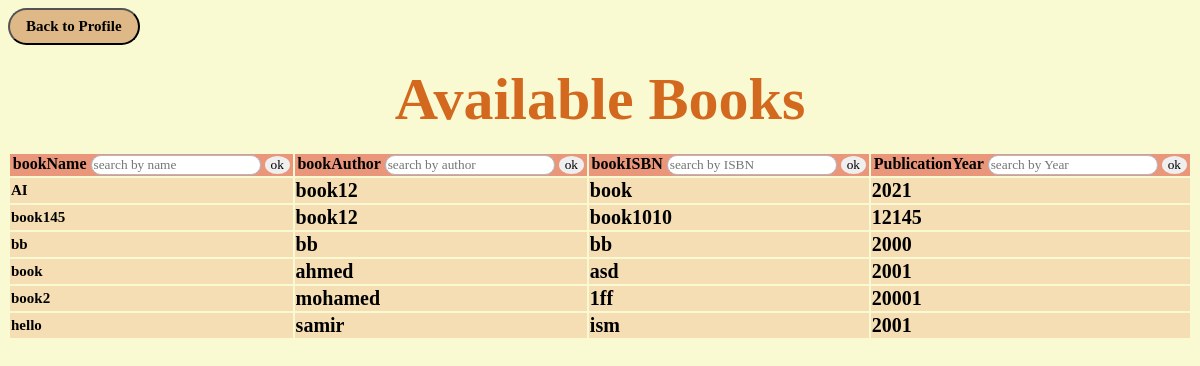
Page /Books/ (signed in) on the committed database.
### pages/models.py (models this page shows, shortened)
class addbook(models.Model):
    bookname=models.CharField(max_length=50, null= True, blank=True)
    bookauthor=models.CharField(max_length=50, null= True, blank=True)
    ISBN=models.CharField(max_length=50, null= True, blank=True)
    Year=models.IntegerField(null=True, blank=True)
    slug = models.SlugField(null=True, blank=True)
    available = models.BooleanField(null=True, blank=True)
    borrowing_period = models.IntegerField(null=True, blank=True)
    borrower = models.CharField(max_length=50, null= True, blank=True)

### pages/views.py (the view)
# urls.py: path('Books/', views.books, name='Books'),
@req_Login(login_url='login')
def books(request):
    profile = Profile.objects.get(user = request.user)
    search=addbook.objects.all()
    bookname =None
    bookauthor= None
    ISBN = None
    Year= None
    if 'name' in request.GET:
        bookname= request.GET['name']
        if bookname:
            search= search.filter(bookname__icontains=bookname)
    elif 'author' in request.GET:
        bookauthor= request.GET['author']
        if bookauthor:
            search= search.filter(bookauthor__icontains=bookauthor)
    elif 'isbn' in request.GET:
        ISBN= request.GET['isbn']
        if ISBN:
            search=search.filter(ISBN__icontains=ISBN)
    elif 'publicationyear' in request.GET:
        Year=request.GET['publicationyear']
        if Year:
            search=search.filter(Year__icontains=Year)
    context = {
        'books' :search,
        'profile':profile
    }
    return render(request, 'pages/Books.html',context)

### templates/pages/Books.html (shortened to what this page needs)
{% load static %}
{% block books %}
<html>
<head>
    <link rel="stylesheet" href="{% static 'css/Books.css'%}">
</head>
<body>
    <button class="backButton">
        {% if profile.type == "Student"%}
        <a href="{% url 'student'%}">Back to Profile</a>
        {% endif %}
    </button>
    <br>
    <header class="header">Available Books</header>
    <br>
    <table calss ="table">
    <tr class="tableHeader">
        <form action="{%url 'Books'%}" method="GET">
        <th>bookName
            <input type="text" placeholder="search by name" name="name">
            <button class="okButton" type="submit" onsubmit="">ok</button>
        </form>
        <form action="{%url 'Books'%}" method="GET">
        <th>bookAuthor
            <input type="text" placeholder="search by author" name="author">
            <button class="okButton" type="submit" onsubmit="">ok</button>
        </th>
        </form>
        <form action="{%url 'Books'%}" method="GET">
        <th>bookISBN
            <input type="text" placeholder="search by ISBN" name="isbn">
            <button class="okButton" type="submit" onsubmit="">ok</button>
        </th>
        </form>
        <form action="{%url 'Books'%}" method="GET">
        <th>
            PublicationYear
            <input type="text" placeholder="search by Year" name="publicationyear">
            <button class="okButton" type="submit" onsubmit="">ok</button>
        </th>
    </form>
    </tr>
     {%for book in books%}
     {% if book.available == True %}
    <tr>
        <td name="bookname"><a href="{% url 'operations' book.slug %}">{{book.bookname}}</a></td>
        <td name="bookauthor">{{book.bookauthor}}</td>
        <td name="ISBN">{{book.ISBN}}</td>
        <td name="Year">{{book.Year}}</td>
    </tr>
    {% endif %}
    {% endfor %}
    </table>
</body>
</html>
{% endblock books%}

### static/css/Books.css (style rules this page uses)
* { font-family: 'segoe ui light'; }
body { background-color:lightgoldenrodyellow; }
.header { text-align: center; color: chocolate; font-size: 60px; padding-top: 20px; font-weight: bold; }
table { width: 100%; }
th { background-color: darksalmon; }
tr { background-color:wheat; width: max-content; }
td { font-size: 20px; font-weight: bold; }
input { border: 1px solid #abc; border-radius: 10px; box-sizing: border-box; }
.okButton { border-radius: 50%; border: none; color:black; text-align: center; text-decoration: none; display: inline-block; }
.backButton { background-color:burlywood; color: white; border-radius: 25px; display: inline-block; padding: 8px 16px; }
a { color: black; text-decoration: none; font-weight: bold; font-size: 15px; }

### rows in the picture
addbook: bookname "AI", bookauthor "book12", ISBN "book", Year "2021"
addbook: bookname "book145", bookauthor "book12", ISBN "book1010", Year "12145"
addbook: bookname "bb", bookauthor "bb", ISBN "bb", Year "2000"
addbook: bookname "book", bookauthor "ahmed", ISBN "asd", Year "2001"
addbook: bookname "book2", bookauthor "mohamed", ISBN "1ff", Year "20001"
addbook: bookname "hello", bookauthor "samir", ISBN "ism", Year "2001"
